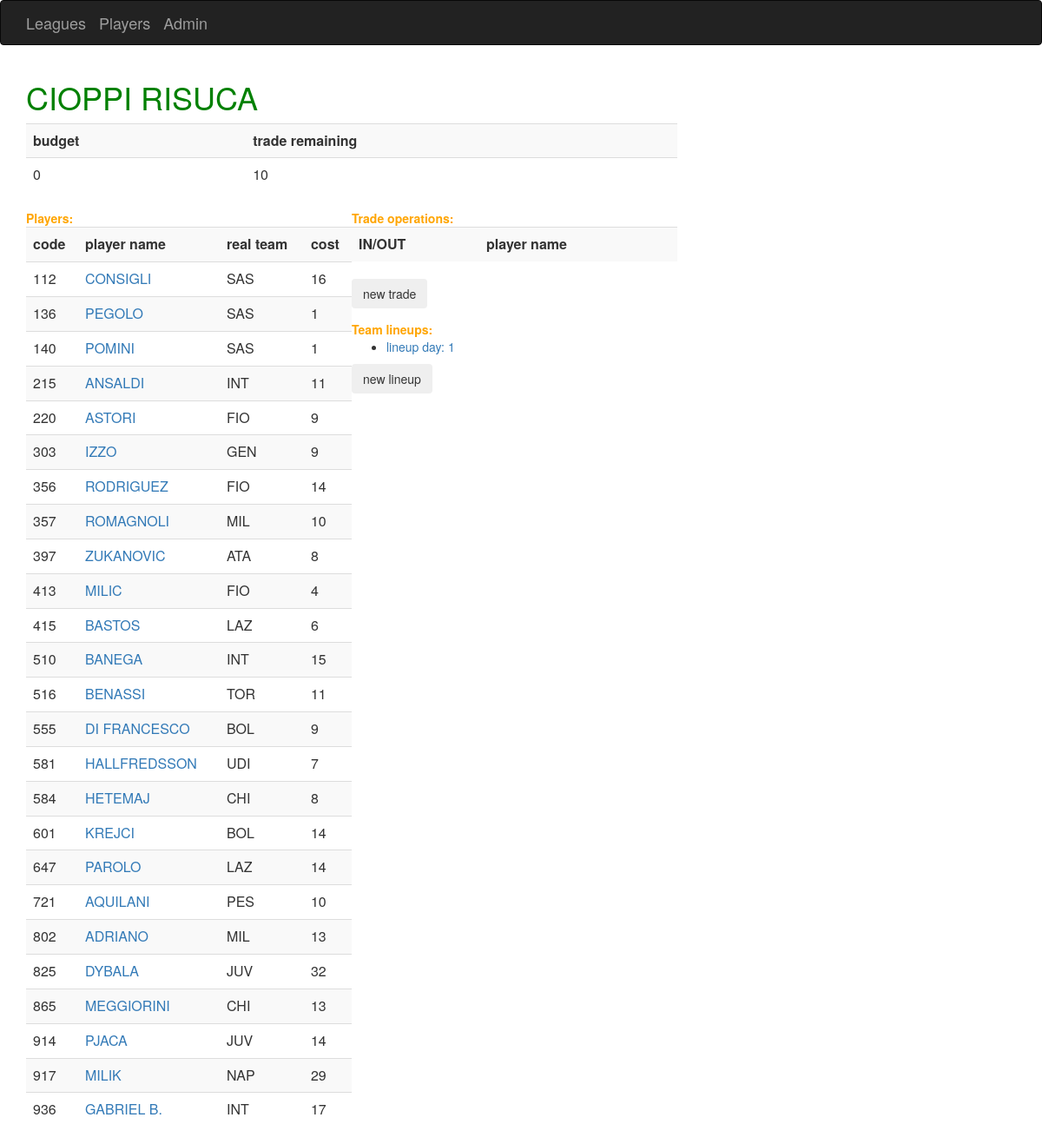
The app's page /fantalega/teams/3/, older data.
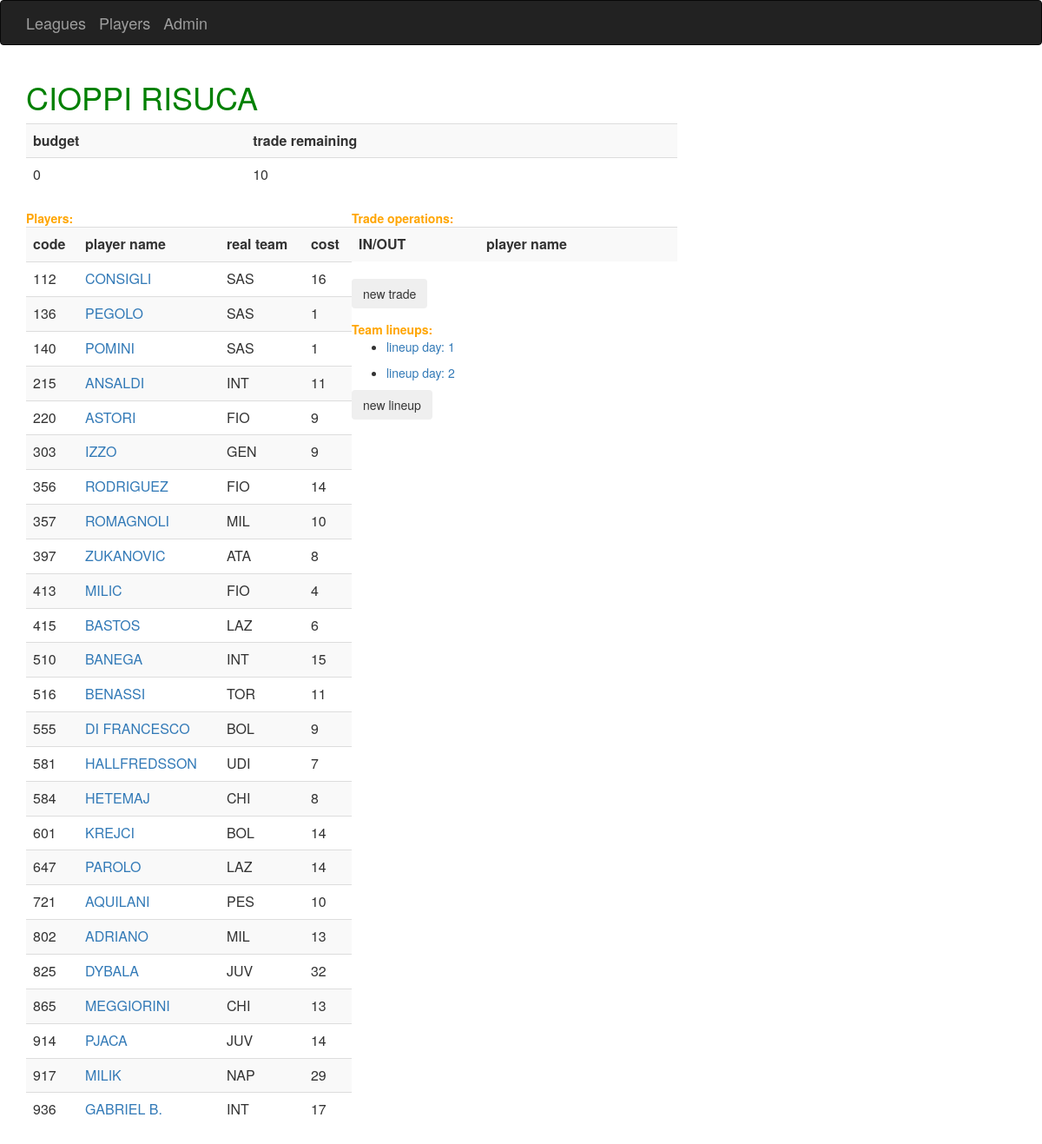
The same page, newer data.
### fantalega/models.py (models this page shows, shortened)
class Player(models.Model):
    code = models.IntegerField()
    name = models.CharField(max_length=32)
    real_team = models.CharField(max_length=3)
    cost = models.IntegerField()
    auction_value = models.IntegerField()
    role = models.CharField(max_length=16)
    team = models.ForeignKey(Team, null=True)

class Lineup (models.Model):
    team = models.ForeignKey(Team, related_name='team_lineups')
    players = models.ManyToManyField(Player, through='LineupsPlayers',
                                     related_name='player_lineups')
    timestamp = models.DateField()
    day = models.IntegerField()
    pts = models.FloatField(null=True)
    won = models.IntegerField(null=True)
    matched = models.IntegerField(null=True)
    lost = models.IntegerField(null=True)
    goals_made = models.IntegerField(null=True)
    goals_conceded = models.IntegerField(null=True)

### fantalega/views.py (the view)
# urls.py: url(r'^teams/(?P<team_id>[0-9]+)/$', views.team_details,
def team_details(request, team_id):
    team = Team.objects.get(id=int(team_id))
    lineups = team.team_lineups.order_by('day')
    context = {'team': team, 'lineups': lineups}
    if request.GET.get('new lineup'):
        return redirect('upload_lineup', team.id)
    if request.GET.get('new trade'):
        return redirect('trade', team.id)
    return render(request, 'fantalega/team.html', context)

### fantalega/templates/fantalega/team.html (shortened to what this page needs)
{% extends 'fantalega/base.html' %}
{% load bootstrap3 %}
{% block content %}
		<h1><font color="green">{{ team.name }}</font></h1>
    <table class="table table-striped" width="40%">
      <tr>
          <th>budget</th>
          <th>trade remaining</th>
      </tr>
      <tr>
              <td>{{ team.budget }}</td>
              <td>{{ team.max_trades }}</td>
      </tr>
    </table>
        <div id="container" style="width:100%;">
            <div id="left" style="float:left; width:50%;">
                <b><font color="orange">Players:</font></b><br>
                <table class="table table-striped" width="40%">
                  <tr>
                      <th>code</th>
                      <th>player name</th>
                      <th>real team</th>
                      <th>cost</th>
                  </tr>
                      {% for player in team.player_set.all %}
                  <tr>
                          <td>{{ player.code }}</td>
                          <td><a href="{% url 'player_details' player.id %}">
                              {{ player.name }}</a></td>
                          <td>{{ player.real_team }}</td>
                          <td>{{ player.cost }}</td>
                  </tr>
                      {% endfor %}
                </table>
            </div>
            <div id="right" style="float:right; width:50%;">
                <b><font color="orange">Trade operations:</font></b><br>
                <table class="table table-striped" width="40%">
                  <tr>
                      <th>IN/OUT</th>
                      <th>player name</th>
                  </tr>
                </table>
                <form action="#" method="get">
                 <input type="submit" class="btn" value="new trade"
                        name="new trade">
                </form>
                <b><font color="orange">Team lineups:</font></b><br>
                  {% for lineup in lineups %}
                    <ul>
                      <li><a href="{% url 'lineup_details' team.id lineup.day %}">lineup day:
                          {{ lineup.day }}</a></li>
                    </ul>
                  {% endfor %}
                <form action="#" method="get">
                 <input type="submit" class="btn" value="new lineup"
                        name="new lineup">
                </form>
            </div>
        </div>
{% endblock %}

Row changes from the older to the newer data that the page shows:
added Lineup: day "2"
